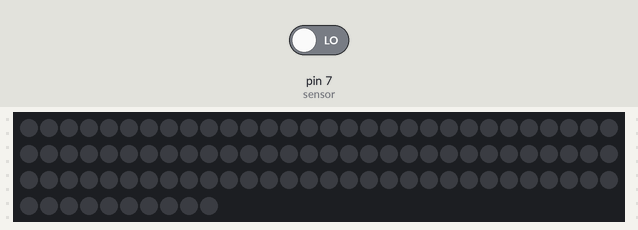
Simulated run of this sketch. Board: Arduino Uno, built with avr-gcc and run on an emulated ATmega328P. Parts: 100 RGB LEDs in strip order, left to right, continuing on the next row. Inputs (shaded band) come from the test bench; at power-on: pin 7 (sensor) LOW. What the sketch prints to the serial monitor is not drawn.

Above: at 1.6 s.
1.7 s: pin 7 (sensor) driven HIGH
At 2.06 s:
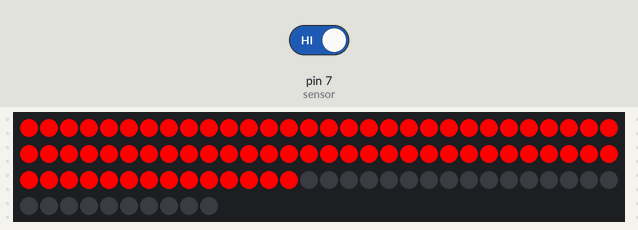
At 3.2 s:
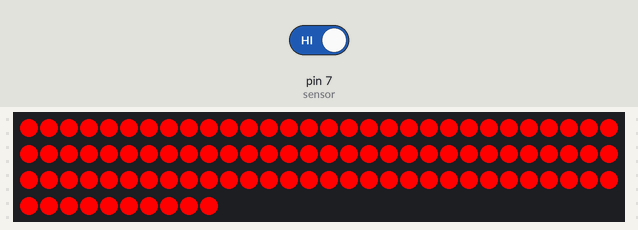
Timing chart, 0 to 4.7 s (numbered marks = the images above; inputs shaded):
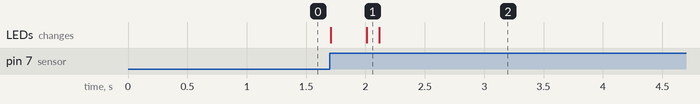

Measured:
- after the input at 1.7 s, the LEDs: first change at once (image 1 shows a later state)

The sketch:

soundd.ino
```cpp
#include <FastLED.h>

#define NUM_LEDS 100
#define LED_PIN 9
int sensor = 7;
int i = 0;
CRGB leds[NUM_LEDS];

void setup(){
  Serial.begin(9600);
  FastLED.addLeds<NEOPIXEL, LED_PIN>(leds, NUM_LEDS);
  for (int i = 0; i < NUM_LEDS; i++) {
    leds[i] = CRGB::Black;
    FastLED.show();
  }

  pinMode(sensor, INPUT);
}

void loop(){
   boolean soundstate = digitalRead(7);
   Serial.println(soundstate);
   if(soundstate == 1)
   {
      leds[i]=CRGB::Red;
      FastLED.show();
      i++;
   }
   else if(soundstate == 0)
   {
      if(i<=0)
      {

      }
      else
      {
        leds[i]=CRGB::Black;
        FastLED.show();
        i--;
      }
   }
}
```
